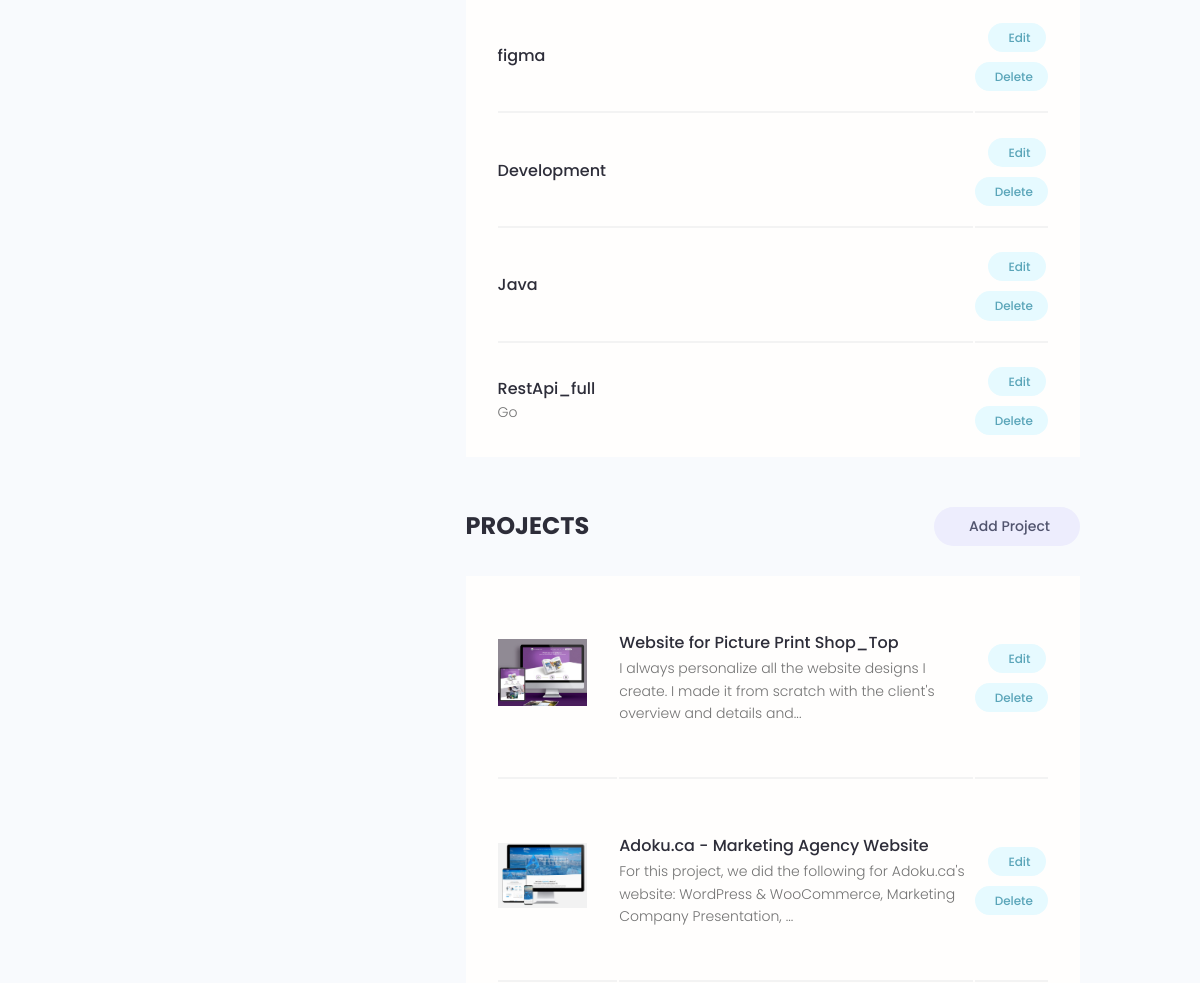
Page /account/ (signed in, middle part) on the earlier database version.
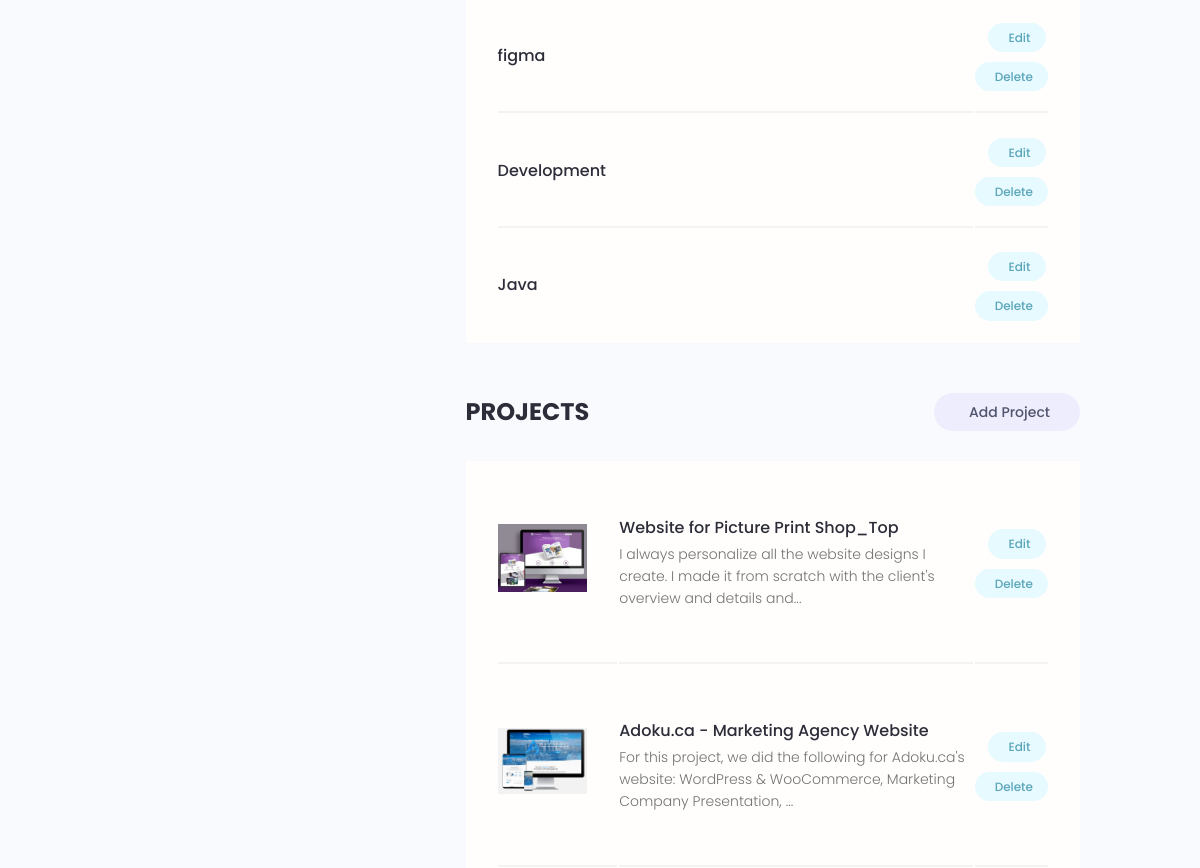
Same page on the later database version.
### users/models.py (models this page shows, shortened)
class Skill(models.Model):
    owner = models.ForeignKey(Profile, on_delete=models.CASCADE, null=True, blank=True)  # Владелец скилов.
    name = models.CharField(max_length=200, blank=True, null=True)  # имя самого навыка
    description = models.TextField(blank=True, null=True)
    created = models.DateTimeField(auto_now_add=True)

### projects/models.py (models this page shows, shortened)
class Project(models.Model):
    owner = models.ForeignKey(Profile, on_delete=models.SET_NULL, null=True, blank=True)
    title = models.CharField(max_length=200) # Название самого какого то проекта
    description = models.TextField(null=True, blank=True) # Поле по больше(Пустое поле, по умолчанию null)
    featured_image = models.ImageField(null=True, blank=True, upload_to='projects/%Y/%m/%d/', default='default.jpg') # Поле для изображения, поле будет заполняться динамически. upload_to - указывает по какому пути будет загружаться изображение. default='default.jpg' не указываем путь к папке, значит она должна лежать в медиа.
    demo_link = models.CharField(max_length=2000, null=True, blank=True) # будет два перехода
    source_link = models.CharField(max_length=2000, null=True, blank=True)
    tags = models.ManyToManyField('Tag', blank=True)
    vote_total = models.IntegerField(default=0, null=True, blank=True) # для подсчёта кол-ва процентов
    vote_ratio = models.IntegerField(default=0, null=True, blank=True) # для подсчёта кол-ва
    created = models.DateTimeField(auto_now_add=True)  # Дата создания какого-то проекта.

### users/views.py (the view)
# urls.py: path('account/', views.user_account, name='account'), # аккаунт
@login_required(login_url='login')  # login_url='login' - если не зарегистрировал что бы перенаправляло на данную страницу
def user_account(request):
    prof = request.user.profile  # сюда будем сохранять из пользователей профиль пользователя.
    skills = prof.skill_set.all()  # скилы аккаунта
    projects = prof.project_set.all()  # проекты аккаунта
    context = {
        'profile': prof,
        'skills': skills,
        'projects': projects
    }
    return render(request, 'users/account.html', context)

### users/templates/users/account.html (shortened to what this page needs)
{% extends 'projects/base.html' %}
{% block content %}
<main class="settingsPage profile my-md">
    <div class="container">
        <div class="layout">
            <div class="column column--1of3">
            </div>
            <div class="column column--2of3">
                <table class="settings__table">
                    {% for skill in skills %}
                    <tr>
                        <td class="settings__tableInfo">
                            <h4>{{ skill.name }}</h4>
                            <p>
                                {{ skill.description }}
                            </p>
                        </td>
                        <td class="settings__tableActions">
                            <a class="tag tag--pill tag--main settings__btn" href="{% url 'update-skill' skill.id %}"> Edit</a>
                            <a class="tag tag--pill tag--main settings__btn" href="{% url 'delete-skill' skill.id %}">
                                Delete</a>
                        </td>
                    </tr>
                    {% endfor %}
                </table>
                <div class="settings">
                    <h3 class="settings__title">Projects</h3>
                    <a class="tag tag--pill tag--sub settings__btn tag--lg" href="{% url 'create_project' %}"> Add Project</a>
                </div>
                <table class="settings__table">
                    {% for project in projects %}
                    <tr>
                        <td class="settings__thumbnail">
                            <a href="{% url 'project' project.id %}"><img src="{{ project.featured_image.url }}" alt="Project Thumbnail"/></a>
                        </td>
                        <td class="settings__tableInfo">
                            <a href="{% url 'project' project.id %}">{{ project.title }}</a>
                            <p>
                                {{ project.description|slice:'120' }}...
                            </p>
                        </td>
                        <td class="settings__tableActions">
                            <a class="tag tag--pill tag--main settings__btn" href="{% url 'update_project' project.id %}"> Edit</a>
                            <a class="tag tag--pill tag--main settings__btn" href="{% url 'delete_project' project.id %}">
                                Delete</a>
                        </td>
                    </tr>
                    {% endfor %}
                </table>
            </div>
        </div>
    </div>
</main>
{% endblock %}

Differences in the rows shown:
removed Skill: name "RestApi_full", description "Go"
